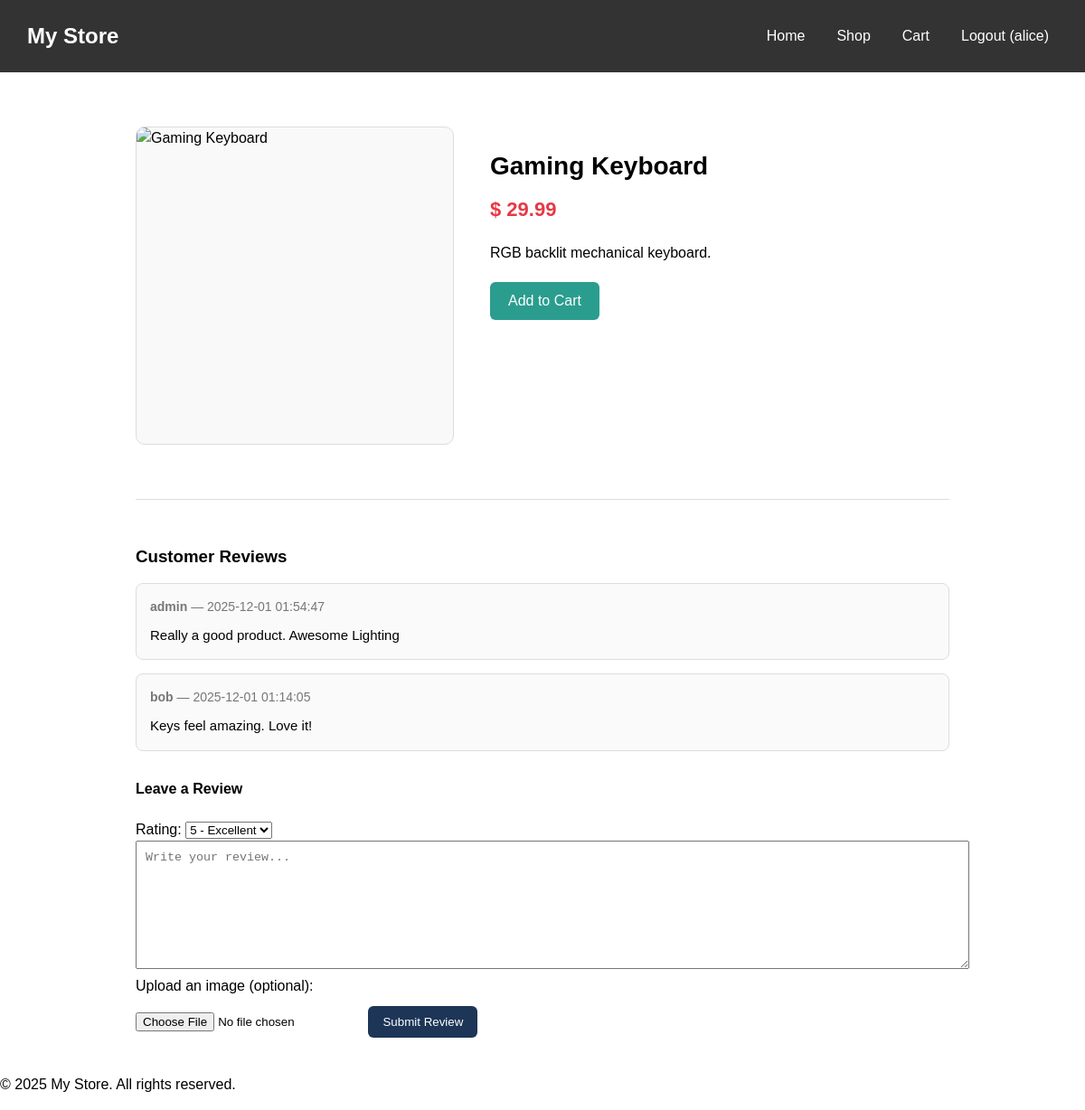
The page /product/2 (signed in) on the database its author committed.
### tables this page shows
CREATE TABLE products (
    id INTEGER PRIMARY KEY AUTOINCREMENT,
    name TEXT NOT NULL,
    price REAL NOT NULL,
    description TEXT NOT NULL
, seller_id INTEGER, inventory INTEGER DEFAULT 0);

CREATE TABLE reviews (
    id INTEGER PRIMARY KEY AUTOINCREMENT,
    user_id INTEGER NOT NULL,
    product_id INTEGER NOT NULL,
    content TEXT NOT NULL,                  
    image_url TEXT,     
    rating INTEGER DEFAULT 5,             
    created_at TIMESTAMP DEFAULT CURRENT_TIMESTAMP,
    FOREIGN KEY (user_id) REFERENCES users(id) ON DELETE CASCADE,
    FOREIGN KEY (product_id) REFERENCES products(id) ON DELETE CASCADE
);

CREATE TABLE users (
    id INTEGER PRIMARY KEY AUTOINCREMENT,
    username TEXT UNIQUE NOT NULL,
    password TEXT NOT NULL,
    email TEXT UNIQUE NOT NULL,
    role TEXT DEFAULT 'user',
    created_at TIMESTAMP DEFAULT CURRENT_TIMESTAMP
, is_suspended INTEGER DEFAULT 0);

### app.py (the view, shortened to what this page needs)
@app.route('/product/<int:product_id>', methods=['GET', 'POST'])
def product_detail(product_id):
    product = db.get_product(product_id)
    if not product:
        flash("Product not found.", "warning")
        return redirect(url_for('shop'))
    reviews = db.get_reviews_for_product(product_id)
    return render_template('product_detail.html', product=product, reviews=reviews)

### app.py (called while the page is built)
@app.context_processor
def inject_csrf_token():
    return dict(csrf_token=generate_csrf)

### db/database.py (called while the page is built)
    def connect(self):
        conn = sqlite3.connect(self.db_path, timeout=10, check_same_thread=False)
        conn.row_factory = sqlite3.Row
        return conn

    def get_product(self, product_id):
        with self.connect() as conn:
            product = conn.execute(
                "SELECT * FROM products WHERE id = ?",
                (product_id,)
            ).fetchone()
        return dict(product) if product else None

    def get_reviews_for_product(self, product_id):
        with self.connect() as conn:
            reviews = conn.execute(
                "SELECT r.content, r.image_url, r.rating, r.created_at, u.username "
                "FROM reviews r "
                "JOIN users u ON r.user_id = u.id "
                "WHERE r.product_id = ? "
                "ORDER BY r.created_at DESC",
                (product_id,)
            ).fetchall()
        return [dict(row) for row in reviews]

### templates/product_detail.html (shortened to what this page needs)
{% extends "base.html" %}
{% block content %}
<div class="product-container">
    <img
        src="{{ product.image_url if product.image_url else url_for('static', filename='placeholder.png') }}"
        alt="{{ product.name }}"
        class="product-image"
    >
    <div class="product-info">
        <h2>{{ product.name }}</h2>
        <p class="product-price">$ {{ product.price }}</p>
        <p class="product-description">{{ product.description }}</p>
        <form action="{{ url_for('add_to_cart', product_id=product.id) }}" method="POST">
            <button type="submit" class="btn-add-cart">Add to Cart</button>
        </form>
    </div>
</div>
<div class="reviews">
    <h3>Customer Reviews</h3>
    {% if reviews %}
        {% for review in reviews %}
            <div class="review-card">
                <div class="review-meta">
                    <strong>{{ review.username }}</strong>
                    — {{ review.created_at }}
                </div>
                <div class="review-text">
                    {{ review.content }}
                </div>
            </div>
        {% endfor %}
    {% else %}
        <p>No reviews yet.</p>
    {% endif %}
    {% if session.get('user_id') %}
        <div class="review-form">
            <h4>Leave a Review</h4>
            <form action="{{ url_for('product_detail', product_id=product.id) }}" method="POST" enctype="multipart/form-data">
                <label for="rating">Rating:</label>
                <select name="rating" id="rating">
                    <option value="5">5 - Excellent</option>
                </select>
                <textarea name="content" placeholder="Write your review..." required></textarea>
                <label>Upload an image (optional):</label><br>
                <input type="file" name="image">
                <button type="submit">Submit Review</button>
            </form>
        </div>
    {% else %}
        <p>You must <a href="{{ url_for('login') }}">log in</a> to leave a review.</p>
    {% endif %}
</div>
{% endblock %}

### static/styles.css (style rules this page uses)
body { font-family: Arial, sans-serif; line-height: 1.5; margin: 0px }
.product-container { max-width: 900px; margin: 40px auto; display: flex; gap: 40px; padding: 20px; }
.product-image { width: 350px; height: 350px; object-fit: cover; border-radius: 10px; border: 1px solid #ddd; background: #f9f9f9; }
.product-info { flex: 1; }
.product-info h2 { margin-bottom: 10px; font-size: 28px; }
.product-price { color: #e63946; font-size: 22px; margin: 10px 0 20px; font-weight: bold; }
.product-description { font-size: 16px; line-height: 1.5; margin-bottom: 20px; }
.btn-add-cart { padding: 12px 20px; background: #2a9d8f; color: white; border: none; cursor: pointer; border-radius: 6px; font-size: 16px; }
.reviews { max-width: 900px; margin: 40px auto; border-top: 1px solid #ddd; padding-top: 30px; }
.reviews h3 { margin-bottom: 15px; }
.review-card { border: 1px solid #ddd; padding: 15px; margin-bottom: 15px; border-radius: 8px; background: #fafafa; }
.review-meta { font-size: 14px; color: #777; margin-bottom: 10px; }
.review-text { font-size: 15px; line-height: 1.5; }
.review-form { margin-top: 30px; }
.review-form textarea { width: 100%; height: 120px; padding: 10px; resize: vertical; }
.review-form button { background: #1d3557; color: white; padding: 10px 16px; border: none; border-radius: 6px; margin-top: 10px; cursor: pointer; }

### rows shown on the page
products: name "Gaming Keyboard", price "29.99", description "RGB backlit mechanical keyboard."
reviews: username "admin", created_at "2025-12-01 01:54:47", content "Really a good product. Awesome Lighting"
reviews: username "bob", created_at "2025-12-01 01:14:05", content "Keys feel amazing. Love it!"

### other values the page prints
{{ session.get('username') }} "alice"
